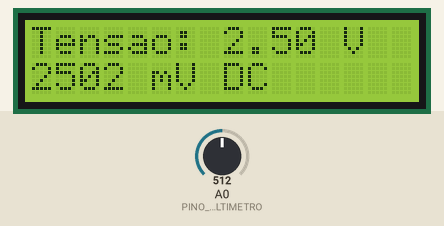
A sketch run on a simulated Arduino Uno, built with avr-gcc and run on an emulated ATmega328P. Shown: 16×2 character LCD. The inputs (shaded band) are chosen by the test bench; at power-on: A0 (PINO_VOLTIMETRO) = 512. What the sketch prints to the serial monitor is not drawn.

Above: at 1.2 s.
1.3 s: A0 (PINO_VOLTIMETRO) set to 356
At 2.0 s:
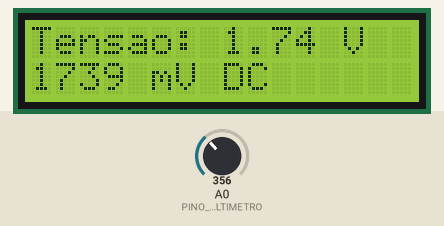
3.0 s: A0 (PINO_VOLTIMETRO) set to 331
At 4.5 s:
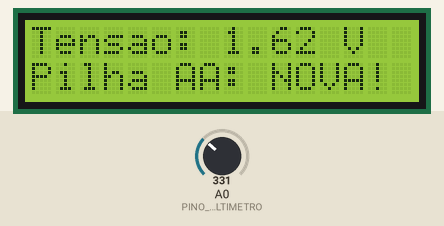
4.8 s: A0 (PINO_VOLTIMETRO) set to 306
At 5.7 s:
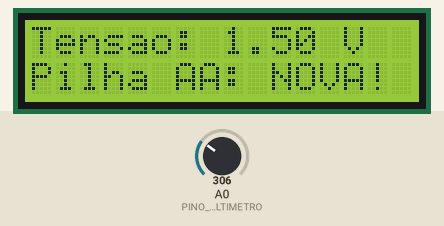
6.6 s: A0 (PINO_VOLTIMETRO) set to 287
At 8.1 s:
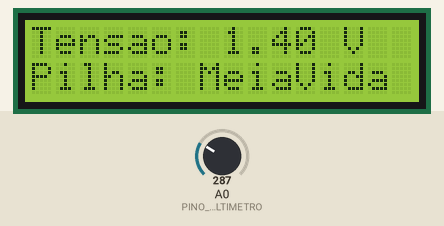
8.4 s: A0 (PINO_VOLTIMETRO) set to 258
At 9.3 s:
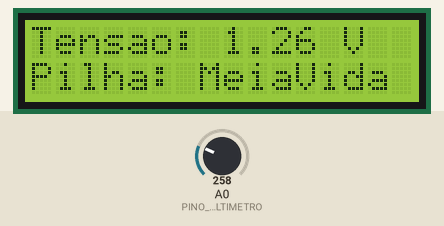
10.1 s: A0 (PINO_VOLTIMETRO) set to 230
At 11.7 s:
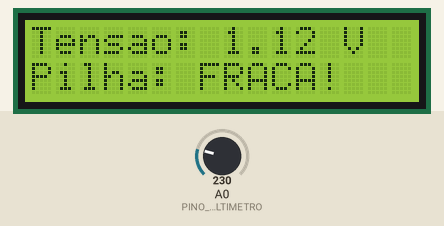
Timing chart, 0 to 12.9 s (numbered marks = the images above; inputs shaded):
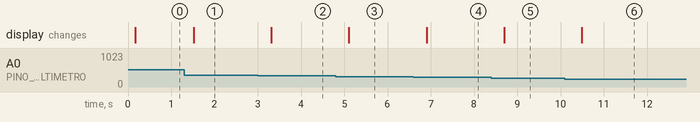

The sketch:

p65_voltimetro_digital_0_5v.ino
```cpp
// ============================================================================
// Projeto 65 — Voltímetro Digital 0–5 V
// Placa: Arduino Uno R3 (ATmega328P) | Bibliotecas: Wire, LiquidCrystal I2C
// Material: 80 Projetos Arduino
// Medidor de tensão DC (0 a 5,00 V) e testador de pilhas AA/AAA no LCD I2C
// ATENÇÃO: Máximo absoluto de 5,0 V no pino A0!
// ============================================================================

#include <Wire.h>
#include <LiquidCrystal_I2C.h>

const byte PINO_VOLTIMETRO = A0; // Entrada de medição (0 a 5,0 V máx) com pull-down 10k
const byte PINO_I2C_SDA    = A4; // Barramento I2C SDA
const byte PINO_I2C_SCL    = A5; // Barramento I2C SCL

// AJUSTE AQUI: Tensão exata do pino 5V do seu Arduino para calibração fina
const float TENSAO_REF_5V = 5.00;

LiquidCrystal_I2C lcd(0x27, 16, 2);

void setup() {
  (void)PINO_I2C_SDA;
  (void)PINO_I2C_SCL;
  Serial.begin(9600);

  lcd.init();
  lcd.backlight();

  Serial.println(F("Sistema pronto! Voltimetro Digital 0-5V DC."));
}

void loop() {
  long soma = 0;
  for (byte i = 0; i < 16; i++) {
    soma += analogRead(PINO_VOLTIMETRO);
    delay(4);
  }
  float mediaAdc = soma / 16.0;
  float volts = (mediaAdc * TENSAO_REF_5V) / 1023.0;
  if (volts < 0.03) volts = 0.0;
  int milivolts = (int)(volts * 1000.0);

  lcd.setCursor(0, 0);
  lcd.print(F("Tensao: "));
  lcd.print(volts, 2);
  lcd.print(F(" V   "));

  lcd.setCursor(0, 1);
  if (volts < 0.05) {
    lcd.print(F("0 mV (Aberto)   "));
  } else if (volts >= 0.80 && volts <= 1.70) {
    if (volts >= 1.45) {
      lcd.print(F("Pilha AA: NOVA! "));
    } else if (volts >= 1.20) {
      lcd.print(F("Pilha: MeiaVida "));
    } else {
      lcd.print(F("Pilha: FRACA!   "));
    }
  } else {
    lcd.print(milivolts);
    lcd.print(F(" mV DC       "));
  }

  Serial.print(F("Tensao: "));
  Serial.print(volts, 3);
  Serial.print(F(" V ("));
  Serial.print(milivolts);
  Serial.println(F(" mV)"));

  delay(350);
}
```

Measured:
- the behaviour switches between 348 and 347 on A0 (PINO_VOLTIMETRO) (found by bisection; images 1 and 2)
- the behaviour switches between 297 and 296 on A0 (PINO_VOLTIMETRO) (found by bisection; images 3 and 4)
- the behaviour switches between 246 and 245 on A0 (PINO_VOLTIMETRO) (found by bisection; images 5 and 6)
- after the input at 1.3 s, the display: changes after 0.21 s (image 1)
- after the input at 3.0 s, the display: changes after 0.31 s (image 2)
- after the input at 4.8 s, the display: changes after 0.31 s (image 3)
- after the input at 6.6 s, the display: changes after 0.30 s (image 4)
- after the input at 8.4 s, the display: changes after 0.30 s (image 5)
- after the input at 10.1 s, the display: changes after 0.39 s (image 6)
